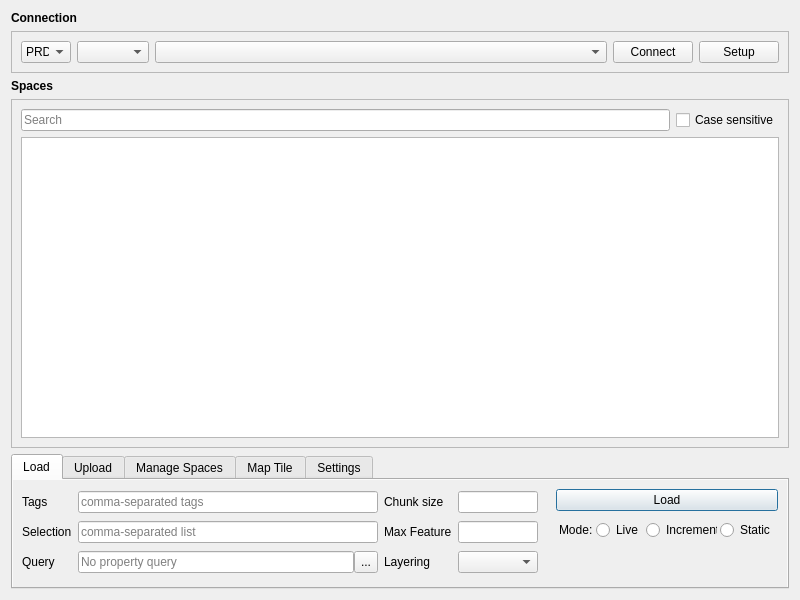
<?xml version="1.0" encoding="UTF-8"?>
<ui version="4.0">
 <class>Dialog</class>
 <widget class="QDialog" name="Dialog">
  <property name="geometry">
   <rect>
    <x>0</x>
    <y>0</y>
    <width>800</width>
    <height>600</height>
   </rect>
  </property>
  <property name="sizePolicy">
   <sizepolicy hsizetype="Minimum" vsizetype="Preferred">
    <horstretch>0</horstretch>
    <verstretch>0</verstretch>
   </sizepolicy>
  </property>
  <property name="windowTitle">
   <string>HERE Maps for QGIS</string>
  </property>
  <layout class="QVBoxLayout" name="verticalLayout">
   <item>
    <widget class="QWidget" name="groupBox_token" native="true">
     <layout class="QVBoxLayout" name="verticalLayout_4">
      <property name="leftMargin">
       <number>0</number>
      </property>
      <property name="topMargin">
       <number>0</number>
      </property>
      <property name="rightMargin">
       <number>0</number>
      </property>
      <property name="bottomMargin">
       <number>0</number>
      </property>
      <item>
       <widget class="QWidget" name="widget_label_2" native="true">
        <property name="sizePolicy">
         <sizepolicy hsizetype="Preferred" vsizetype="Fixed">
          <horstretch>0</horstretch>
          <verstretch>0</verstretch>
         </sizepolicy>
        </property>
        <layout class="QFormLayout" name="formLayout_5">
         <property name="leftMargin">
          <number>0</number>
         </property>
         <property name="topMargin">
          <number>0</number>
         </property>
         <property name="rightMargin">
          <number>0</number>
         </property>
         <property name="bottomMargin">
          <number>0</number>
         </property>
         <item row="0" column="0">
          <widget class="QLabel" name="label_14">
           <property name="sizePolicy">
            <sizepolicy hsizetype="Fixed" vsizetype="Preferred">
             <horstretch>0</horstretch>
             <verstretch>0</verstretch>
            </sizepolicy>
           </property>
           <property name="font">
            <font>
             <weight>75</weight>
             <bold>true</bold>
            </font>
           </property>
           <property name="text">
            <string>Connection</string>
           </property>
          </widget>
         </item>
        </layout>
       </widget>
      </item>
      <item>
       <widget class="QFrame" name="frame_content_2">
        <property name="enabled">
         <bool>true</bool>
        </property>
        <property name="frameShape">
         <enum>QFrame::StyledPanel</enum>
        </property>
        <property name="frameShadow">
         <enum>QFrame::Raised</enum>
        </property>
        <layout class="QGridLayout" name="gridLayout_2">
         <item row="1" column="4">
          <widget class="QPushButton" name="btn_token">
           <property name="sizePolicy">
            <sizepolicy hsizetype="Preferred" vsizetype="Fixed">
             <horstretch>0</horstretch>
             <verstretch>0</verstretch>
            </sizepolicy>
           </property>
           <property name="text">
            <string>Setup</string>
           </property>
           <property name="autoDefault">
            <bool>false</bool>
           </property>
          </widget>
         </item>
         <item row="1" column="3">
          <widget class="QPushButton" name="btn_use">
           <property name="sizePolicy">
            <sizepolicy hsizetype="Preferred" vsizetype="Fixed">
             <horstretch>0</horstretch>
             <verstretch>0</verstretch>
            </sizepolicy>
           </property>
           <property name="text">
            <string>Connect</string>
           </property>
           <property name="autoDefault">
            <bool>false</bool>
           </property>
          </widget>
         </item>
         <item row="1" column="0">
          <widget class="QComboBox" name="comboBox_server">
           <property name="enabled">
            <bool>true</bool>
           </property>
           <property name="sizePolicy">
            <sizepolicy hsizetype="Fixed" vsizetype="Fixed">
             <horstretch>0</horstretch>
             <verstretch>0</verstretch>
            </sizepolicy>
           </property>
           <property name="maximumSize">
            <size>
             <width>50</width>
             <height>16777215</height>
            </size>
           </property>
           <property name="visible">
            <bool>false</bool>
           </property>
           <item>
            <property name="text">
             <string>PRD</string>
            </property>
           </item>
           <item>
            <property name="text">
             <string>CIT</string>
            </property>
           </item>
           <item>
            <property name="text">
             <string>SIT</string>
            </property>
           </item>
          </widget>
         </item>
         <item row="1" column="2">
          <widget class="QComboBox" name="comboBox_token">
           <property name="enabled">
            <bool>true</bool>
           </property>
           <property name="sizePolicy">
            <sizepolicy hsizetype="MinimumExpanding" vsizetype="Fixed">
             <horstretch>0</horstretch>
             <verstretch>0</verstretch>
            </sizepolicy>
           </property>
           <property name="toolTip">
            <string>XYZ Hub Token</string>
           </property>
           <property name="editable">
            <bool>false</bool>
           </property>
          </widget>
         </item>
         <item row="1" column="1">
          <widget class="QComboBox" name="comboBox_server_url">
           <property name="enabled">
            <bool>true</bool>
           </property>
           <property name="sizePolicy">
            <sizepolicy hsizetype="Fixed" vsizetype="Fixed">
             <horstretch>0</horstretch>
             <verstretch>0</verstretch>
            </sizepolicy>
           </property>
           <property name="maximumSize">
            <size>
             <width>100</width>
             <height>16777215</height>
            </size>
           </property>
           <property name="toolTip">
            <string>XYZ Hub Server</string>
           </property>
           <property name="editable">
            <bool>false</bool>
           </property>
          </widget>
         </item>
        </layout>
       </widget>
      </item>
     </layout>
    </widget>
   </item>
   <item>
    <widget class="QWidget" name="groupBox_table" native="true">
     <layout class="QVBoxLayout" name="verticalLayout_3">
      <property name="leftMargin">
       <number>0</number>
      </property>
      <property name="topMargin">
       <number>0</number>
      </property>
      <property name="rightMargin">
       <number>0</number>
      </property>
      <property name="bottomMargin">
       <number>0</number>
      </property>
      <item>
       <widget class="QWidget" name="widget_label_1" native="true">
        <property name="sizePolicy">
         <sizepolicy hsizetype="Preferred" vsizetype="Fixed">
          <horstretch>0</horstretch>
          <verstretch>0</verstretch>
         </sizepolicy>
        </property>
        <layout class="QFormLayout" name="formLayout_1">
         <property name="leftMargin">
          <number>0</number>
         </property>
         <property name="topMargin">
          <number>0</number>
         </property>
         <property name="rightMargin">
          <number>0</number>
         </property>
         <property name="bottomMargin">
          <number>0</number>
         </property>
         <item row="0" column="0">
          <widget class="QLabel" name="label_15">
           <property name="sizePolicy">
            <sizepolicy hsizetype="Fixed" vsizetype="Preferred">
             <horstretch>0</horstretch>
             <verstretch>0</verstretch>
            </sizepolicy>
           </property>
           <property name="font">
            <font>
             <weight>75</weight>
             <bold>true</bold>
            </font>
           </property>
           <property name="text">
            <string>Spaces</string>
           </property>
          </widget>
         </item>
        </layout>
       </widget>
      </item>
      <item>
       <widget class="QFrame" name="frame_content_1">
        <property name="frameShape">
         <enum>QFrame::StyledPanel</enum>
        </property>
        <property name="frameShadow">
         <enum>QFrame::Raised</enum>
        </property>
        <layout class="QVBoxLayout" name="verticalLayout_2">
         <item>
          <widget class="QWidget" name="widget" native="true">
           <layout class="QGridLayout" name="gridLayout_3">
            <property name="leftMargin">
             <number>0</number>
            </property>
            <property name="topMargin">
             <number>0</number>
            </property>
            <property name="rightMargin">
             <number>0</number>
            </property>
            <property name="bottomMargin">
             <number>0</number>
            </property>
            <item row="0" column="0">
             <widget class="QgsFilterLineEdit" name="lineEdit_space_filter">
              <property name="placeholderText">
               <string>Search</string>
              </property>
              <property name="qgisRelation" stdset="0">
               <string notr="true"/>
              </property>
             </widget>
            </item>
            <item row="0" column="1">
             <widget class="QCheckBox" name="checkBox_case_sensitive">
              <property name="text">
               <string>Case sensitive</string>
              </property>
             </widget>
            </item>
           </layout>
          </widget>
         </item>
         <item>
          <widget class="QTableView" name="tableView_space">
           <property name="sizePolicy">
            <sizepolicy hsizetype="MinimumExpanding" vsizetype="MinimumExpanding">
             <horstretch>0</horstretch>
             <verstretch>0</verstretch>
            </sizepolicy>
           </property>
          </widget>
         </item>
        </layout>
       </widget>
      </item>
     </layout>
    </widget>
   </item>
   <item>
    <widget class="QTabWidget" name="tabWidget">
     <property name="sizePolicy">
      <sizepolicy hsizetype="Expanding" vsizetype="Fixed">
       <horstretch>0</horstretch>
       <verstretch>0</verstretch>
      </sizepolicy>
     </property>
     <property name="currentIndex">
      <number>0</number>
     </property>
     <widget class="QWidget" name="tab_load">
      <property name="enabled">
       <bool>true</bool>
      </property>
      <property name="autoFillBackground">
       <bool>true</bool>
      </property>
      <attribute name="title">
       <string>Load</string>
      </attribute>
      <layout class="QHBoxLayout" name="horizontalLayout_4">
       <property name="spacing">
        <number>0</number>
       </property>
       <property name="leftMargin">
        <number>0</number>
       </property>
       <property name="topMargin">
        <number>0</number>
       </property>
       <property name="rightMargin">
        <number>0</number>
       </property>
       <property name="bottomMargin">
        <number>0</number>
       </property>
       <item>
        <widget class="QWidget" name="widget_2" native="true">
         <property name="sizePolicy">
          <sizepolicy hsizetype="Preferred" vsizetype="Preferred">
           <horstretch>0</horstretch>
           <verstretch>0</verstretch>
          </sizepolicy>
         </property>
         <layout class="QGridLayout" name="gridLayout">
          <item row="2" column="4">
           <widget class="QLabel" name="label_9">
            <property name="sizePolicy">
             <sizepolicy hsizetype="Fixed" vsizetype="Preferred">
              <horstretch>0</horstretch>
              <verstretch>0</verstretch>
             </sizepolicy>
            </property>
            <property name="text">
             <string>Layering</string>
            </property>
           </widget>
          </item>
          <item row="0" column="4">
           <widget class="QLabel" name="label">
            <property name="sizePolicy">
             <sizepolicy hsizetype="Fixed" vsizetype="Preferred">
              <horstretch>0</horstretch>
              <verstretch>0</verstretch>
             </sizepolicy>
            </property>
            <property name="text">
             <string>Chunk size</string>
            </property>
           </widget>
          </item>
          <item row="0" column="5">
           <widget class="QLineEdit" name="lineEdit_limit">
            <property name="sizePolicy">
             <sizepolicy hsizetype="Fixed" vsizetype="Fixed">
              <horstretch>0</horstretch>
              <verstretch>0</verstretch>
             </sizepolicy>
            </property>
            <property name="maximumSize">
             <size>
              <width>80</width>
              <height>16777215</height>
             </size>
            </property>
            <property name="text">
             <string comment="auto" extracomment="comment"/>
            </property>
            <property name="maxLength">
             <number>10</number>
            </property>
            <property name="alignment">
             <set>Qt::AlignRight|Qt::AlignTrailing|Qt::AlignVCenter</set>
            </property>
           </widget>
          </item>
          <item row="1" column="5">
           <widget class="QLineEdit" name="lineEdit_max_feat">
            <property name="sizePolicy">
             <sizepolicy hsizetype="Fixed" vsizetype="Fixed">
              <horstretch>0</horstretch>
              <verstretch>0</verstretch>
             </sizepolicy>
            </property>
            <property name="maximumSize">
             <size>
              <width>80</width>
              <height>16777215</height>
             </size>
            </property>
            <property name="maxLength">
             <number>15</number>
            </property>
            <property name="alignment">
             <set>Qt::AlignRight|Qt::AlignTrailing|Qt::AlignVCenter</set>
            </property>
           </widget>
          </item>
          <item row="0" column="1" colspan="3">
           <widget class="QLineEdit" name="lineEdit_tags">
            <property name="sizePolicy">
             <sizepolicy hsizetype="Minimum" vsizetype="Fixed">
              <horstretch>0</horstretch>
              <verstretch>0</verstretch>
             </sizepolicy>
            </property>
            <property name="maxLength">
             <number>2000</number>
            </property>
            <property name="placeholderText">
             <string>comma-separated tags</string>
            </property>
           </widget>
          </item>
          <item row="0" column="0">
           <widget class="QLabel" name="label_3">
            <property name="sizePolicy">
             <sizepolicy hsizetype="Fixed" vsizetype="Preferred">
              <horstretch>0</horstretch>
              <verstretch>0</verstretch>
             </sizepolicy>
            </property>
            <property name="text">
             <string>Tags</string>
            </property>
           </widget>
          </item>
          <item row="1" column="1" colspan="3">
           <widget class="QLineEdit" name="lineEdit_selection">
            <property name="sizePolicy">
             <sizepolicy hsizetype="Minimum" vsizetype="Fixed">
              <horstretch>0</horstretch>
              <verstretch>0</verstretch>
             </sizepolicy>
            </property>
            <property name="maxLength">
             <number>2000</number>
            </property>
            <property name="placeholderText">
             <string>comma-separated list</string>
            </property>
           </widget>
          </item>
          <item row="1" column="4">
           <widget class="QLabel" name="label_2">
            <property name="sizePolicy">
             <sizepolicy hsizetype="Fixed" vsizetype="Preferred">
              <horstretch>0</horstretch>
              <verstretch>0</verstretch>
             </sizepolicy>
            </property>
            <property name="text">
             <string>Max Feature</string>
            </property>
           </widget>
          </item>
          <item row="1" column="0">
           <widget class="QLabel" name="label_12">
            <property name="sizePolicy">
             <sizepolicy hsizetype="Fixed" vsizetype="Preferred">
              <horstretch>0</horstretch>
              <verstretch>0</verstretch>
             </sizepolicy>
            </property>
            <property name="text">
             <string>Selection</string>
            </property>
           </widget>
          </item>
          <item row="2" column="5">
           <widget class="QComboBox" name="comboBox_similarity_threshold"/>
          </item>
          <item row="2" column="0">
           <widget class="QLabel" name="label_13">
            <property name="sizePolicy">
             <sizepolicy hsizetype="Fixed" vsizetype="Preferred">
              <horstretch>0</horstretch>
              <verstretch>0</verstretch>
             </sizepolicy>
            </property>
            <property name="text">
             <string>Query</string>
            </property>
           </widget>
          </item>
          <item row="2" column="1" colspan="3">
           <widget class="QWidget" name="widget_line_filter" native="true">
            <layout class="QHBoxLayout" name="horizontalLayout_9">
             <property name="spacing">
              <number>0</number>
             </property>
             <property name="leftMargin">
              <number>0</number>
             </property>
             <property name="topMargin">
              <number>0</number>
             </property>
             <property name="rightMargin">
              <number>0</number>
             </property>
             <property name="bottomMargin">
              <number>0</number>
             </property>
             <item>
              <widget class="QLineEdit" name="lineEdit_filter">
               <property name="sizePolicy">
                <sizepolicy hsizetype="Minimum" vsizetype="Fixed">
                 <horstretch>0</horstretch>
                 <verstretch>0</verstretch>
                </sizepolicy>
               </property>
               <property name="maxLength">
                <number>2000</number>
               </property>
               <property name="readOnly">
                <bool>true</bool>
               </property>
               <property name="placeholderText">
                <string>No property query</string>
               </property>
              </widget>
             </item>
             <item>
              <widget class="QToolButton" name="btn_filter">
               <property name="sizePolicy">
                <sizepolicy hsizetype="Fixed" vsizetype="Preferred">
                 <horstretch>0</horstretch>
                 <verstretch>0</verstretch>
                </sizepolicy>
               </property>
               <property name="text">
                <string>...</string>
               </property>
              </widget>
             </item>
            </layout>
           </widget>
          </item>
         </layout>
        </widget>
       </item>
       <item>
        <widget class="QWidget" name="widget_4" native="true">
         <property name="maximumSize">
          <size>
           <width>240</width>
           <height>16777215</height>
          </size>
         </property>
         <layout class="QFormLayout" name="formLayout">
          <item row="0" column="0" colspan="2">
           <widget class="QPushButton" name="btn_load">
            <property name="text">
             <string>Load</string>
            </property>
           </widget>
          </item>
          <item row="1" column="0" colspan="2">
           <widget class="QFrame" name="frame_2">
            <layout class="QHBoxLayout" name="horizontalLayout_8">
             <property name="spacing">
              <number>3</number>
             </property>
             <property name="leftMargin">
              <number>3</number>
             </property>
             <property name="topMargin">
              <number>3</number>
             </property>
             <property name="rightMargin">
              <number>3</number>
             </property>
             <property name="bottomMargin">
              <number>3</number>
             </property>
             <item>
              <widget class="QLabel" name="label_10">
               <property name="text">
                <string>Mode:</string>
               </property>
              </widget>
             </item>
             <item>
              <widget class="QRadioButton" name="radioButton_loading_live">
               <property name="layoutDirection">
                <enum>Qt::LeftToRight</enum>
               </property>
               <property name="text">
                <string>Live</string>
               </property>
              </widget>
             </item>
             <item>
              <widget class="QRadioButton" name="radioButton_loading_tile">
               <property name="layoutDirection">
                <enum>Qt::LeftToRight</enum>
               </property>
               <property name="text">
                <string>Incremental</string>
               </property>
              </widget>
             </item>
             <item>
              <widget class="QRadioButton" name="radioButton_loading_single">
               <property name="layoutDirection">
                <enum>Qt::LeftToRight</enum>
               </property>
               <property name="text">
                <string>Static</string>
               </property>
              </widget>
             </item>
            </layout>
           </widget>
          </item>
         </layout>
        </widget>
       </item>
      </layout>
     </widget>
     <widget class="QWidget" name="tab_upload">
      <property name="autoFillBackground">
       <bool>true</bool>
      </property>
      <attribute name="title">
       <string>Upload</string>
      </attribute>
      <layout class="QHBoxLayout" name="horizontalLayout_5">
       <property name="spacing">
        <number>0</number>
       </property>
       <property name="leftMargin">
        <number>0</number>
       </property>
       <property name="topMargin">
        <number>0</number>
       </property>
       <property name="rightMargin">
        <number>0</number>
       </property>
       <property name="bottomMargin">
        <number>0</number>
       </property>
       <item>
        <widget class="QWidget" name="widget_3" native="true">
         <property name="sizePolicy">
          <sizepolicy hsizetype="Preferred" vsizetype="Preferred">
           <horstretch>0</horstretch>
           <verstretch>0</verstretch>
          </sizepolicy>
         </property>
         <layout class="QFormLayout" name="formLayout_3">
          <item row="0" column="0">
           <widget class="QLabel" name="label_4">
            <property name="sizePolicy">
             <sizepolicy hsizetype="Fixed" vsizetype="Preferred">
              <horstretch>0</horstretch>
              <verstretch>0</verstretch>
             </sizepolicy>
            </property>
            <property name="text">
             <string>Tags</string>
            </property>
           </widget>
          </item>
          <item row="0" column="1">
           <widget class="QLineEdit" name="lineEdit_tags_upload">
            <property name="sizePolicy">
             <sizepolicy hsizetype="Preferred" vsizetype="Fixed">
              <horstretch>0</horstretch>
              <verstretch>0</verstretch>
             </sizepolicy>
            </property>
            <property name="minimumSize">
             <size>
              <width>300</width>
              <height>0</height>
             </size>
            </property>
            <property name="maxLength">
             <number>2000</number>
            </property>
            <property name="placeholderText">
             <string>comma-separated tags</string>
            </property>
           </widget>
          </item>
          <item row="1" column="1">
           <widget class="QgsMapLayerComboBox" name="mMapLayerComboBox"/>
          </item>
          <item row="1" column="0">
           <widget class="QLabel" name="label_5">
            <property name="text">
             <string>Layer</string>
            </property>
           </widget>
          </item>
         </layout>
        </widget>
       </item>
       <item>
        <widget class="QWidget" name="widget_5" native="true">
         <property name="maximumSize">
          <size>
           <width>240</width>
           <height>16777215</height>
          </size>
         </property>
         <layout class="QFormLayout" name="formLayout_4">
          <item row="0" column="0" colspan="2">
           <widget class="QPushButton" name="btn_upload">
            <property name="text">
             <string>Upload</string>
            </property>
           </widget>
          </item>
         </layout>
        </widget>
       </item>
      </layout>
     </widget>
     <widget class="QWidget" name="tab_manage">
      <property name="autoFillBackground">
       <bool>true</bool>
      </property>
      <attribute name="title">
       <string>Manage Spaces</string>
      </attribute>
      <layout class="QHBoxLayout" name="horizontalLayout_2">
       <property name="spacing">
        <number>0</number>
       </property>
       <property name="leftMargin">
        <number>0</number>
       </property>
       <property name="topMargin">
        <number>0</number>
       </property>
       <property name="rightMargin">
        <number>0</number>
       </property>
       <property name="bottomMargin">
        <number>0</number>
       </property>
       <item>
        <widget class="QWidget" name="widget_10" native="true">
         <layout class="QHBoxLayout" name="horizontalLayout_10">
          <property name="spacing">
           <number>20</number>
          </property>
          <item>
           <widget class="QPushButton" name="btn_new">
            <property name="enabled">
             <bool>false</bool>
            </property>
            <property name="sizePolicy">
             <sizepolicy hsizetype="Preferred" vsizetype="Fixed">
              <horstretch>0</horstretch>
              <verstretch>0</verstretch>
             </sizepolicy>
            </property>
            <property name="text">
             <string>New</string>
            </property>
           </widget>
          </item>
          <item>
           <widget class="QPushButton" name="btn_edit">
            <property name="enabled">
             <bool>false</bool>
            </property>
            <property name="sizePolicy">
             <sizepolicy hsizetype="Preferred" vsizetype="Fixed">
              <horstretch>0</horstretch>
              <verstretch>0</verstretch>
             </sizepolicy>
            </property>
            <property name="text">
             <string>Edit</string>
            </property>
           </widget>
          </item>
          <item>
           <widget class="QPushButton" name="btn_delete">
            <property name="enabled">
             <bool>false</bool>
            </property>
            <property name="sizePolicy">
             <sizepolicy hsizetype="Preferred" vsizetype="Fixed">
              <horstretch>0</horstretch>
              <verstretch>0</verstretch>
             </sizepolicy>
            </property>
            <property name="text">
             <string>Delete</string>
            </property>
           </widget>
          </item>
         </layout>
        </widget>
       </item>
      </layout>
     </widget>
     <widget class="QWidget" name="tab_basemap">
      <property name="autoFillBackground">
       <bool>true</bool>
      </property>
      <attribute name="title">
       <string>Map Tile</string>
      </attribute>
      <layout class="QHBoxLayout" name="horizontalLayout_6">
       <property name="spacing">
        <number>0</number>
       </property>
       <property name="leftMargin">
        <number>0</number>
       </property>
       <property name="topMargin">
        <number>0</number>
       </property>
       <property name="rightMargin">
        <number>0</number>
       </property>
       <property name="bottomMargin">
        <number>0</number>
       </property>
       <item>
        <widget class="QWidget" name="widget_6" native="true">
         <property name="sizePolicy">
          <sizepolicy hsizetype="Preferred" vsizetype="Preferred">
           <horstretch>0</horstretch>
           <verstretch>0</verstretch>
          </sizepolicy>
         </property>
         <layout class="QGridLayout" name="gridLayout_4">
          <item row="0" column="1" colspan="4">
           <widget class="QComboBox" name="comboBox_basemap"/>
          </item>
          <item row="2" column="1">
           <widget class="QLineEdit" name="lineEdit_app_id">
            <property name="sizePolicy">
             <sizepolicy hsizetype="Preferred" vsizetype="Fixed">
              <horstretch>1</horstretch>
              <verstretch>0</verstretch>
             </sizepolicy>
            </property>
           </widget>
          </item>
          <item row="2" column="0">
           <widget class="QLabel" name="label_6">
            <property name="text">
             <string>App Id</string>
            </property>
           </widget>
          </item>
          <item row="3" column="1">
           <widget class="QLineEdit" name="lineEdit_app_code">
            <property name="sizePolicy">
             <sizepolicy hsizetype="Preferred" vsizetype="Fixed">
              <horstretch>1</horstretch>
              <verstretch>0</verstretch>
             </sizepolicy>
            </property>
            <property name="echoMode">
             <enum>QLineEdit::PasswordEchoOnEdit</enum>
            </property>
           </widget>
          </item>
          <item row="2" column="2" rowspan="2">
           <widget class="Line" name="line">
            <property name="frameShadow">
             <enum>QFrame::Raised</enum>
            </property>
            <property name="lineWidth">
             <number>1</number>
            </property>
            <property name="midLineWidth">
             <number>0</number>
            </property>
            <property name="orientation">
             <enum>Qt::Vertical</enum>
            </property>
           </widget>
          </item>
          <item row="0" column="0">
           <widget class="QLabel" name="label_8">
            <property name="text">
             <string>Map Tile</string>
            </property>
           </widget>
          </item>
          <item row="2" column="3">
           <widget class="QLabel" name="label_11">
            <property name="text">
             <string>Api Key</string>
            </property>
            <property name="indent">
             <number>6</number>
            </property>
           </widget>
          </item>
          <item row="3" column="0">
           <widget class="QLabel" name="label_7">
            <property name="text">
             <string>App Code</string>
            </property>
           </widget>
          </item>
          <item row="2" column="4">
           <widget class="QLineEdit" name="lineEdit_api_key">
            <property name="sizePolicy">
             <sizepolicy hsizetype="Preferred" vsizetype="Fixed">
              <horstretch>1</horstretch>
              <verstretch>0</verstretch>
             </sizepolicy>
            </property>
            <property name="echoMode">
             <enum>QLineEdit::PasswordEchoOnEdit</enum>
            </property>
           </widget>
          </item>
          <item row="1" column="0" colspan="5">
           <widget class="Line" name="line_2">
            <property name="orientation">
             <enum>Qt::Horizontal</enum>
            </property>
           </widget>
          </item>
         </layout>
        </widget>
       </item>
       <item>
        <widget class="QWidget" name="widget_7" native="true">
         <property name="sizePolicy">
          <sizepolicy hsizetype="Preferred" vsizetype="Preferred">
           <horstretch>1</horstretch>
           <verstretch>0</verstretch>
          </sizepolicy>
         </property>
         <property name="maximumSize">
          <size>
           <width>240</width>
           <height>16777215</height>
          </size>
         </property>
         <layout class="QFormLayout" name="formLayout_6">
          <item row="0" column="0" colspan="2">
           <widget class="QPushButton" name="btn_basemap">
            <property name="text">
             <string>Add Map Tile</string>
            </property>
           </widget>
          </item>
         </layout>
        </widget>
       </item>
      </layout>
     </widget>
     <widget class="QWidget" name="tab_setting">
      <property name="autoFillBackground">
       <bool>true</bool>
      </property>
      <attribute name="title">
       <string>Settings</string>
      </attribute>
      <layout class="QHBoxLayout" name="horizontalLayout_7">
       <property name="spacing">
        <number>0</number>
       </property>
       <property name="leftMargin">
        <number>0</number>
       </property>
       <property name="topMargin">
        <number>0</number>
       </property>
       <property name="rightMargin">
        <number>0</number>
       </property>
       <property name="bottomMargin">
        <number>0</number>
       </property>
       <item>
        <widget class="QWidget" name="widget_8" native="true">
         <layout class="QHBoxLayout" name="horizontalLayout">
          <item>
           <spacer name="horizontalSpacer">
            <property name="orientation">
             <enum>Qt::Horizontal</enum>
            </property>
            <property name="sizeType">
             <enum>QSizePolicy::Preferred</enum>
            </property>
            <property name="sizeHint" stdset="0">
             <size>
              <width>40</width>
              <height>20</height>
             </size>
            </property>
           </spacer>
          </item>
         </layout>
        </widget>
       </item>
       <item>
        <widget class="QWidget" name="widget_9" native="true">
         <property name="maximumSize">
          <size>
           <width>240</width>
           <height>16777215</height>
          </size>
         </property>
         <layout class="QFormLayout" name="formLayout_8">
          <item row="0" column="0" colspan="2">
           <widget class="QPushButton" name="btn_clear_cache">
            <property name="text">
             <string>Clear Cache</string>
            </property>
           </widget>
          </item>
          <item row="1" column="0" colspan="2">
           <widget class="QPushButton" name="btn_clear_cookies">
            <property name="text">
             <string>Clear Cookies</string>
            </property>
           </widget>
          </item>
         </layout>
        </widget>
       </item>
      </layout>
     </widget>
    </widget>
   </item>
  </layout>
 </widget>
 <customwidgets>
  <customwidget>
   <class>QgsFilterLineEdit</class>
   <extends>QLineEdit</extends>
   <header>qgis.gui</header>
  </customwidget>
  <customwidget>
   <class>QgsMapLayerComboBox</class>
   <extends>QComboBox</extends>
   <header>qgis.gui</header>
  </customwidget>
 </customwidgets>
 <tabstops>
  <tabstop>btn_token</tabstop>
  <tabstop>comboBox_server_url</tabstop>
  <tabstop>comboBox_token</tabstop>
  <tabstop>btn_use</tabstop>
  <tabstop>tableView_space</tabstop>
  <tabstop>tabWidget</tabstop>
  <tabstop>lineEdit_tags</tabstop>
  <tabstop>lineEdit_selection</tabstop>
  <tabstop>lineEdit_filter</tabstop>
  <tabstop>btn_filter</tabstop>
  <tabstop>lineEdit_limit</tabstop>
  <tabstop>lineEdit_max_feat</tabstop>
  <tabstop>comboBox_similarity_threshold</tabstop>
  <tabstop>radioButton_loading_live</tabstop>
  <tabstop>radioButton_loading_tile</tabstop>
  <tabstop>radioButton_loading_single</tabstop>
  <tabstop>btn_load</tabstop>
  <tabstop>lineEdit_tags_upload</tabstop>
  <tabstop>mMapLayerComboBox</tabstop>
  <tabstop>btn_upload</tabstop>
  <tabstop>btn_new</tabstop>
  <tabstop>btn_edit</tabstop>
  <tabstop>btn_delete</tabstop>
  <tabstop>comboBox_basemap</tabstop>
  <tabstop>lineEdit_app_id</tabstop>
  <tabstop>lineEdit_app_code</tabstop>
  <tabstop>lineEdit_api_key</tabstop>
  <tabstop>btn_basemap</tabstop>
  <tabstop>btn_clear_cache</tabstop>
 </tabstops>
 <resources/>
 <connections/>
</ui>
